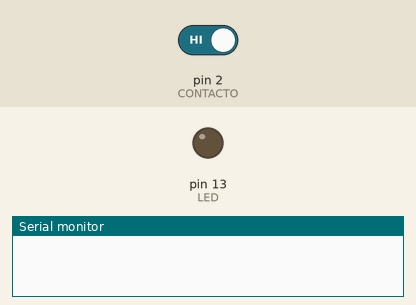
Recording of a sketch running on a simulated Arduino Uno, built with avr-gcc and run on an emulated ATmega328P. On the bench: output pins drawn as LEDs (lit = HIGH), the last lines printed to the serial monitor. Dashed ring = blinking. The inputs (shaded band) are chosen by the test bench; at power-on: pin 2 (CONTACTO) HIGH.

Above: at 8.8 s.
8.9 s: pin 2 (CONTACTO) driven LOW
At 12.01 s:
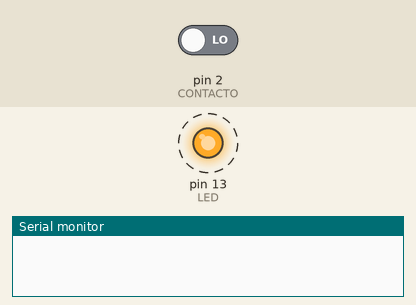
13.9 s: pin 2 (CONTACTO) driven HIGH
At 18.2 s:
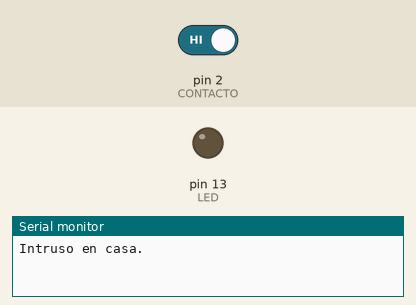
Timing chart, 0 to 19.7 s (numbered marks = the images above; inputs shaded):
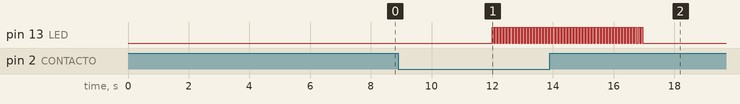

Measured:
- after the input at 8.9 s, pin 13 (LED): alternates HIGH for 0.05 s and LOW for 0.05 s, starting after 3.1 s
- after the input at 13.9 s, pin 13 (LED): goes on until 17.0 s, then stays LOW

The sketch:

TareaAlarma.ino
```cpp
/*
Programa que hace que LED parpadee al detectar
que la puerta se abre. Logrado con la detección
de un campo magnético generado a un reed switch.

Autor: Hugo Rodrigo Murillo Martínez
*/

/*IMPORTAR BIBLIOTECA QUE AYUDA A REDUCIR CONSUMO DE ENERGÍA*/
#include "LowPower.h"

/*DECLARAR VARIABLES*/
int CONTACTO = 2;                   // PIN ASIGNADO AL REED SWITCH
int LED = 13;                       // PIN ASIGNADO AL LED
boolean ALARMA_ENCENDIDA = false;   // BANDERA QUE CAMBIA CADA QUE SE ENCIENDE O NO LA ALARMA

void setup() {
  pinMode(CONTACTO, INPUT);         // CONFIGURAR EL REED SWITCH COMO ENTRADA
  pinMode(LED, OUTPUT);             // CONFIGURAR EL LED COMO SALIDA
  Serial.begin(9600);               // INICIAR COMUNICACIÓN SERIAL
}

void loop() {
  if (digitalRead(CONTACTO) == LOW) {     // SI SE DETECTA EL IMÁN CERCA
    ALARMA_ENCENDIDA = true;              // CAMBIA A TRUE LA BANDERA

    // CICLO FOR QUE VA DE 0 A 50, EL CONTADOR ES LA VARIABLE I
    // QUE SE REPITE MIENTRAS SEA MENOR A 50
    for (int i = 0; i < 50; i++) {
      digitalWrite(LED, HIGH);            // ENCIENDE EL LED
      delay(50);                          // TIEMPO DE RETARDO
      digitalWrite(LED, LOW);             // APAGA EL LED
      delay(50);                          // TIEMPO DE RETARDO
    }
  } else {                                // SI NO SE DETECTA EL IMÁN CERCA
    ALARMA_ENCENDIDA = false;             // CAMBIAR LA BANDERA A FALSE
    digitalWrite(LED, LOW);               // APAGAR EL LED

    /* DORMIR EL ARDUINO POR 4 SEGUNDOS.
     *  ADC_OFF APAGA LOS CONVERTIDORES ANALÓGICO A DIGITAL
     *  BOD_OFF APAGA EL CIRCUITO DE BROWN OUT DETECTION, QUE ES UN CIRCUITO
     *  PARA DETECTAR NIVELES PELIGROSAMENTE BAJOS DE TENSIÓN.
    */
    LowPower.powerDown(SLEEP_4S, ADC_OFF, BOD_OFF);
  }

  if(ALARMA_ENCENDIDA)                    // SI LA VARIABLE ES TRUE
    Serial.println("Intruso en casa.");   // IMPRIMIR 'INTRUSO EN CASA'
}
```
